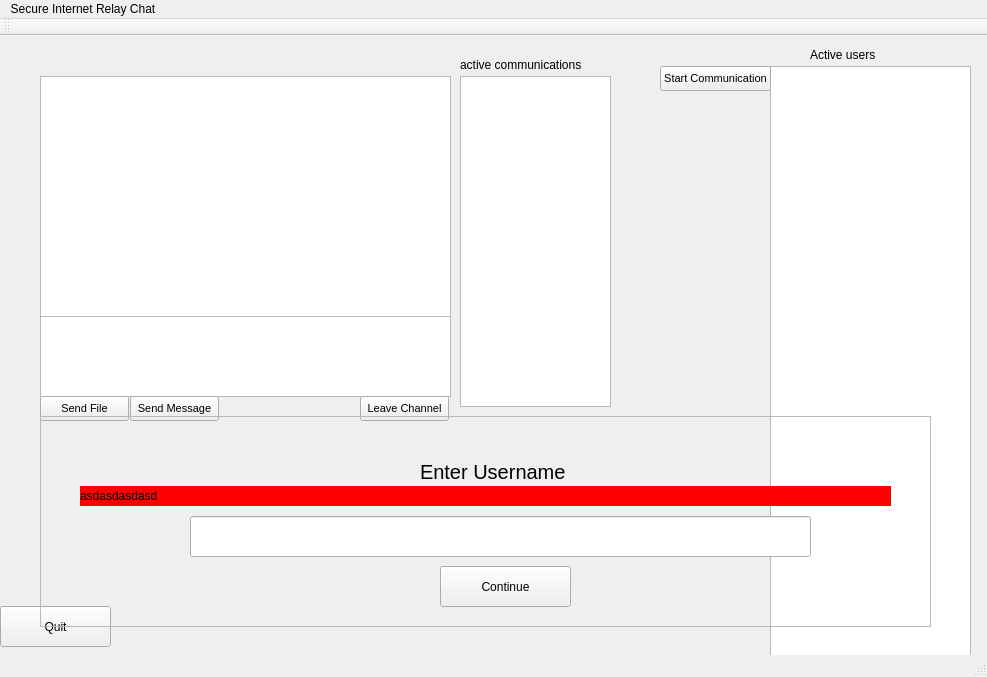
<?xml version="1.0" encoding="UTF-8"?>
<ui version="4.0">
 <class>MainWindow</class>
 <widget class="QMainWindow" name="MainWindow">
  <property name="geometry">
   <rect>
    <x>0</x>
    <y>0</y>
    <width>987</width>
    <height>677</height>
   </rect>
  </property>
  <property name="windowTitle">
   <string>MainWindow</string>
  </property>
  <widget class="QWidget" name="centralWidget">
   <widget class="QTextBrowser" name="textDisplayer">
    <property name="geometry">
     <rect>
      <x>40</x>
      <y>40</y>
      <width>411</width>
      <height>241</height>
     </rect>
    </property>
    <property name="html">
     <string>&lt;!DOCTYPE HTML PUBLIC &quot;-//W3C//DTD HTML 4.0//EN&quot; &quot;http://www.w3.org/TR/REC-html40/strict.dtd&quot;&gt;
&lt;html&gt;&lt;head&gt;&lt;meta name=&quot;qrichtext&quot; content=&quot;1&quot; /&gt;&lt;style type=&quot;text/css&quot;&gt;
p, li { white-space: pre-wrap; }
&lt;/style&gt;&lt;/head&gt;&lt;body style=&quot; font-family:'Ubuntu'; font-size:11pt; font-weight:400; font-style:normal;&quot;&gt;
&lt;p style=&quot;-qt-paragraph-type:empty; margin-top:0px; margin-bottom:0px; margin-left:0px; margin-right:0px; -qt-block-indent:0; text-indent:0px;&quot;&gt;&lt;br /&gt;&lt;/p&gt;&lt;/body&gt;&lt;/html&gt;</string>
    </property>
   </widget>
   <widget class="QLabel" name="label">
    <property name="geometry">
     <rect>
      <x>460</x>
      <y>20</y>
      <width>161</width>
      <height>17</height>
     </rect>
    </property>
    <property name="text">
     <string>active communications</string>
    </property>
   </widget>
   <widget class="QTextEdit" name="textEdit">
    <property name="geometry">
     <rect>
      <x>40</x>
      <y>280</y>
      <width>411</width>
      <height>81</height>
     </rect>
    </property>
    <property name="font">
     <font>
      <pointsize>8</pointsize>
      <italic>false</italic>
     </font>
    </property>
    <property name="styleSheet">
     <string notr="true">.QLineEdit, .QTextEdit
{
background-color: bluergb(0, 0, 200);
}</string>
    </property>
    <property name="html">
     <string>&lt;!DOCTYPE HTML PUBLIC &quot;-//W3C//DTD HTML 4.0//EN&quot; &quot;http://www.w3.org/TR/REC-html40/strict.dtd&quot;&gt;
&lt;html&gt;&lt;head&gt;&lt;meta name=&quot;qrichtext&quot; content=&quot;1&quot; /&gt;&lt;style type=&quot;text/css&quot;&gt;
p, li { white-space: pre-wrap; }
&lt;/style&gt;&lt;/head&gt;&lt;body style=&quot; font-family:'Ubuntu'; font-size:8pt; font-weight:400; font-style:normal;&quot;&gt;
&lt;p style=&quot;-qt-paragraph-type:empty; margin-top:0px; margin-bottom:0px; margin-left:0px; margin-right:0px; -qt-block-indent:0; text-indent:0px;&quot;&gt;&lt;br /&gt;&lt;/p&gt;&lt;/body&gt;&lt;/html&gt;</string>
    </property>
   </widget>
   <widget class="QListView" name="activeClientsView">
    <property name="geometry">
     <rect>
      <x>770</x>
      <y>30</y>
      <width>201</width>
      <height>601</height>
     </rect>
    </property>
   </widget>
   <widget class="QPushButton" name="sendMessageButton">
    <property name="geometry">
     <rect>
      <x>130</x>
      <y>360</y>
      <width>89</width>
      <height>25</height>
     </rect>
    </property>
    <property name="font">
     <font>
      <pointsize>8</pointsize>
     </font>
    </property>
    <property name="text">
     <string>Send Message</string>
    </property>
   </widget>
   <widget class="QPushButton" name="sendFileButton">
    <property name="geometry">
     <rect>
      <x>40</x>
      <y>360</y>
      <width>89</width>
      <height>25</height>
     </rect>
    </property>
    <property name="font">
     <font>
      <pointsize>8</pointsize>
     </font>
    </property>
    <property name="text">
     <string>Send File</string>
    </property>
   </widget>
   <widget class="QListView" name="activeCommunicationsView">
    <property name="geometry">
     <rect>
      <x>460</x>
      <y>40</y>
      <width>151</width>
      <height>331</height>
     </rect>
    </property>
   </widget>
   <widget class="QPushButton" name="startCommunicationsButton">
    <property name="geometry">
     <rect>
      <x>660</x>
      <y>30</y>
      <width>111</width>
      <height>25</height>
     </rect>
    </property>
    <property name="font">
     <font>
      <pointsize>8</pointsize>
     </font>
    </property>
    <property name="text">
     <string>Start Communication</string>
    </property>
   </widget>
   <widget class="QPushButton" name="quitButton">
    <property name="geometry">
     <rect>
      <x>0</x>
      <y>570</y>
      <width>111</width>
      <height>41</height>
     </rect>
    </property>
    <property name="text">
     <string>Quit</string>
    </property>
   </widget>
   <widget class="QPushButton" name="pushButton_2">
    <property name="geometry">
     <rect>
      <x>360</x>
      <y>360</y>
      <width>89</width>
      <height>25</height>
     </rect>
    </property>
    <property name="font">
     <font>
      <pointsize>8</pointsize>
     </font>
    </property>
    <property name="text">
     <string>Leave Channel</string>
    </property>
   </widget>
   <widget class="QLabel" name="label_2">
    <property name="geometry">
     <rect>
      <x>810</x>
      <y>10</y>
      <width>101</width>
      <height>17</height>
     </rect>
    </property>
    <property name="text">
     <string>Active users</string>
    </property>
   </widget>
   <widget class="QFrame" name="enterNameFrame">
    <property name="geometry">
     <rect>
      <x>40</x>
      <y>380</y>
      <width>891</width>
      <height>211</height>
     </rect>
    </property>
    <property name="styleSheet">
     <string notr="true">.QFrame
{
background-color: bluergb(0, 0, 200);
}</string>
    </property>
    <property name="frameShape">
     <enum>QFrame::StyledPanel</enum>
    </property>
    <property name="frameShadow">
     <enum>QFrame::Raised</enum>
    </property>
    <widget class="QLabel" name="enterNameLabel">
     <property name="geometry">
      <rect>
       <x>380</x>
       <y>40</y>
       <width>231</width>
       <height>31</height>
      </rect>
     </property>
     <property name="font">
      <font>
       <pointsize>15</pointsize>
      </font>
     </property>
     <property name="text">
      <string>Enter Username</string>
     </property>
    </widget>
    <widget class="QLineEdit" name="enterNameEdit">
     <property name="geometry">
      <rect>
       <x>150</x>
       <y>100</y>
       <width>621</width>
       <height>41</height>
      </rect>
     </property>
    </widget>
    <widget class="QPushButton" name="enterNameButton">
     <property name="geometry">
      <rect>
       <x>400</x>
       <y>150</y>
       <width>131</width>
       <height>41</height>
      </rect>
     </property>
     <property name="text">
      <string>Continue</string>
     </property>
    </widget>
    <widget class="QLabel" name="loginErrorLabel">
     <property name="geometry">
      <rect>
       <x>40</x>
       <y>70</y>
       <width>811</width>
       <height>20</height>
      </rect>
     </property>
     <property name="autoFillBackground">
      <bool>false</bool>
     </property>
     <property name="styleSheet">
      <string notr="true">.QLabel
{
background-color: red
}</string>
     </property>
     <property name="text">
      <string>asdasdasdasd</string>
     </property>
    </widget>
   </widget>
  </widget>
  <widget class="QMenuBar" name="menuBar">
   <property name="geometry">
    <rect>
     <x>0</x>
     <y>0</y>
     <width>987</width>
     <height>22</height>
    </rect>
   </property>
   <widget class="QMenu" name="menuSecure_Internet_Relay_Chat">
    <property name="title">
     <string>Secure Internet Relay Chat</string>
    </property>
   </widget>
   <addaction name="menuSecure_Internet_Relay_Chat"/>
  </widget>
  <widget class="QToolBar" name="mainToolBar">
   <attribute name="toolBarArea">
    <enum>TopToolBarArea</enum>
   </attribute>
   <attribute name="toolBarBreak">
    <bool>false</bool>
   </attribute>
  </widget>
  <widget class="QStatusBar" name="statusBar"/>
 </widget>
 <layoutdefault spacing="6" margin="11"/>
 <resources/>
 <connections/>
</ui>
